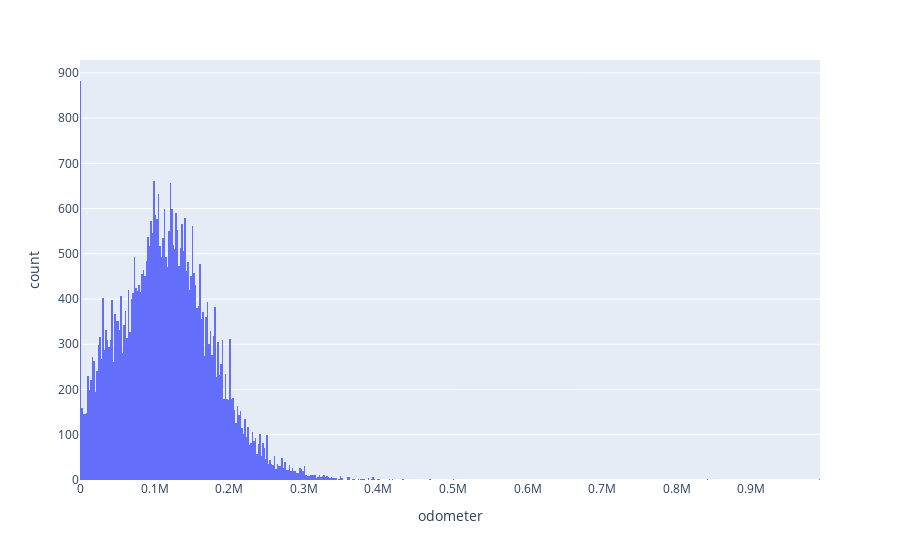
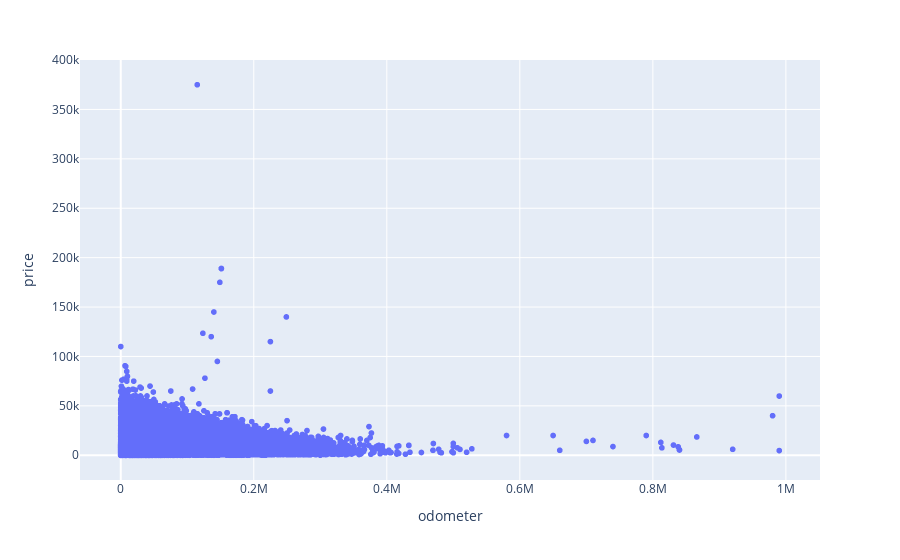

Source (notebook cell) for these figures, in order:
### Code cell
# Construyendo un histograma mediante plotly-express
fig = px.histogram(car_data, x="odometer") # crear un histograma
fig.show() # crear gráfico de dispersión

# Construyendo un gráfico de dispersión
fig = px.scatter(car_data, x="odometer", y="price") # crear un gráfico de dispersión
fig.show() # crear gráfico de dispersión

# --- 6. Gráfico de Dispersión (Scatter Plot) de Kilometraje vs. Precio ---
sns.scatterplot(data=car_data, x='odometer', y='price', hue='type', size='model_year', alpha=0.7, palette='tab10')
plt.title('Precio vs. Kilometraje por Tipo de Coche', fontsize=14)
plt.ylim(0,200000)
plt.xlabel('Kilometraje', fontsize=12)
plt.ylabel('Precio (USD$)', fontsize=12)
plt.legend(title='Tipo de Coche', bbox_to_anchor=(1.05, 1), loc='upper left') # Mueve la leyenda fuera del gráfico
plt.tight_layout()

### Figure 1 — Plotly figure (JSON) as saved in the notebook; plotly's stock layout.template omitted (floating-point values rounded to 4 significant figures; data arrays with more than 128 entries replaced by an {"elided": "..."} marker saying what was removed)
{"data": [{"bingroup": "x", "hovertemplate": "odometer=%{x}<br>count=%{y}<extra></extra>", "legendgroup": "", "marker": {"color": "#636efa", "pattern": {"shape": ""}}, "name": "", "orientation": "v", "showlegend": false, "type": "histogram", "x": {"elided": "51525 float values"}, "xaxis": "x", "yaxis": "y"}], "layout": {"barmode": "relative", "legend": {"tracegroupgap": 0}, "margin": {"t": 60}, "xaxis": {"anchor": "y", "domain": [0, 1], "title": {"text": "odometer"}}, "yaxis": {"anchor": "x", "domain": [0, 1], "title": {"text": "count"}}}}

### Figure 2 — Plotly figure (JSON) as saved in the notebook; plotly's stock layout.template omitted (floating-point values rounded to 4 significant figures; data arrays with more than 128 entries replaced by an {"elided": "..."} marker saying what was removed)
{"data": [{"hovertemplate": "odometer=%{x}<br>price=%{y}<extra></extra>", "legendgroup": "", "marker": {"color": "#636efa", "symbol": "circle"}, "mode": "markers", "name": "", "showlegend": false, "type": "scattergl", "x": {"elided": "51525 float values"}, "xaxis": "x", "y": {"elided": "51525 int values"}, "yaxis": "y"}], "layout": {"legend": {"tracegroupgap": 0}, "margin": {"t": 60}, "xaxis": {"anchor": "y", "domain": [0, 1], "title": {"text": "odometer"}}, "yaxis": {"anchor": "x", "domain": [0, 1], "title": {"text": "price"}}}}
